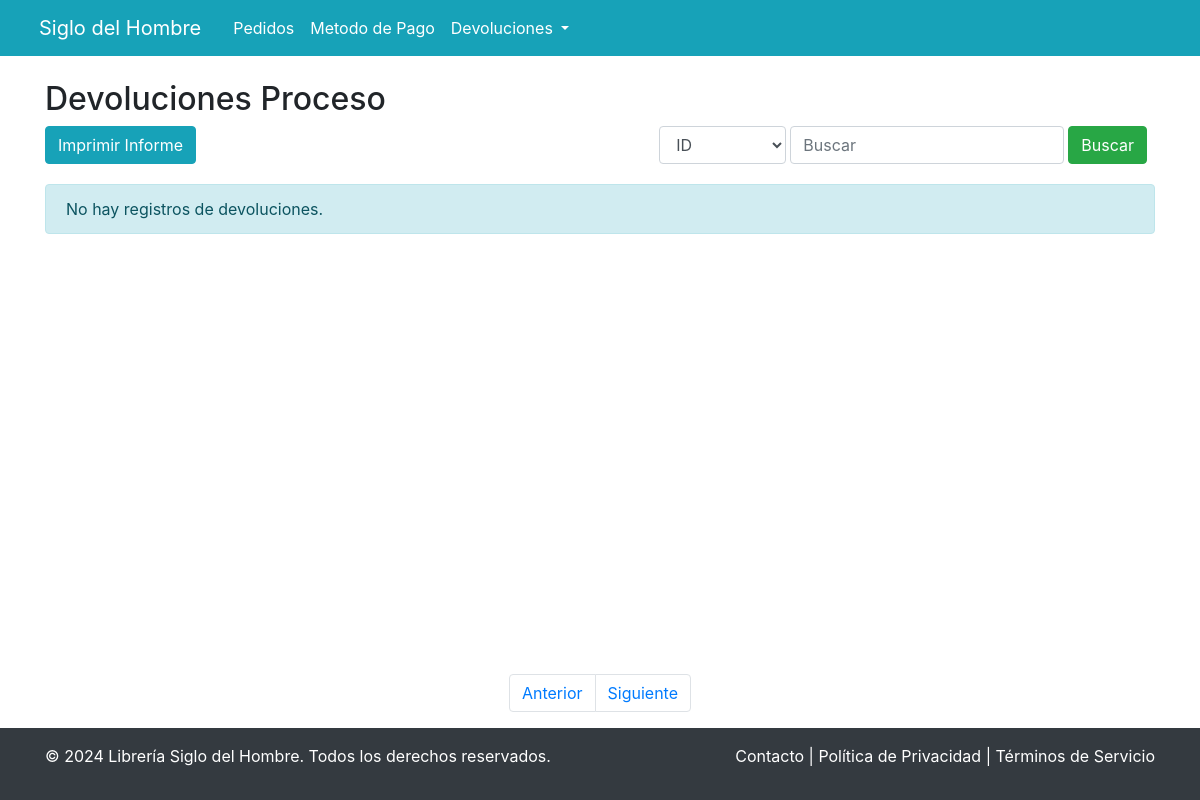
Before: /devolucion/proceso.php with the older database file.
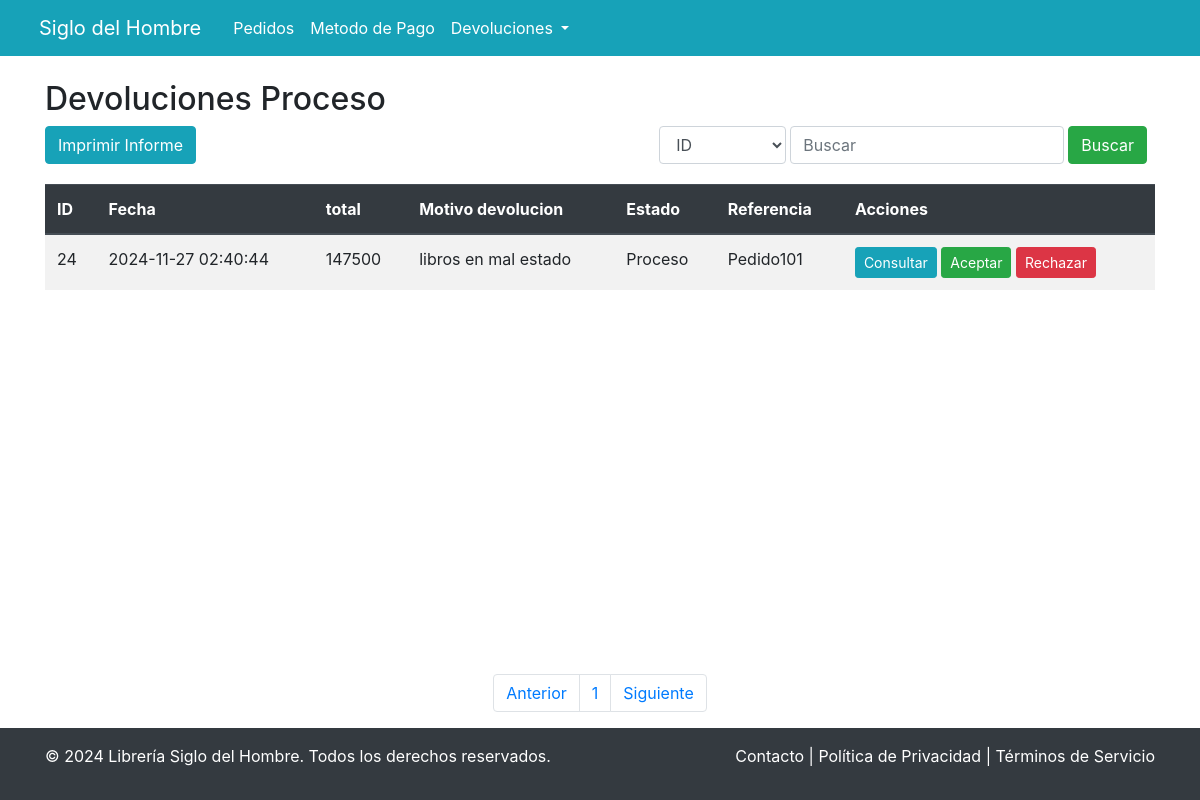
After: the same page with the newer database file.
### tables this page shows
CREATE TABLE `devolucion` (
  `id_devolucion` int(11) NOT NULL,
  `id_pedido` int(11) NOT NULL,
  `motivo` varchar(50) NOT NULL,
  `descripcion` text NOT NULL,
  `estado` varchar(50) NOT NULL,
  `referencia` varchar(50) NOT NULL,
  `fecha` varchar(50) NOT NULL
);

CREATE TABLE `pedido` (
  `id_pedido` int(11) NOT NULL,
  `id_usuario` int(11) NOT NULL,
  `id_metodo_de_pago` int(11) NOT NULL,
  `fecha` varchar(50) NOT NULL,
  `total` int(11) NOT NULL,
  `estado` enum('publicado','cancelado') NOT NULL
);

### devolucion/proceso.php (the view, shortened to what the changed rows need)
<!DOCTYPE html>
<html lang="es">
<head>
    <link href="https://stackpath.bootstrapcdn.com/bootstrap/4.5.2/css/bootstrap.min.css" rel="stylesheet">
    <link href="https://cdnjs.cloudflare.com/ajax/libs/font-awesome/5.15.3/css/all.min.css" rel="stylesheet">
</head>
<body>
    <div class="d-flex flex-column min-vh-100">
        <main class="flex-fill">
            <div class="container mt-4">
                <h2>Devoluciones Proceso</h2>
                <div>
                    <?php
                    require "../conexion.php";
                    if (isset($_GET['page'])){
                        $page = (int) $_GET['page'];
                        $page = (int) ($page - 1) * 10;
                        $sql = "SELECT
                        devolucion.id_devolucion,
                        pedido.fecha,
                        pedido.total,
                        devolucion.motivo,
                        devolucion.estado,
                        devolucion.referencia
                        FROM
                            devolucion
                        INNER JOIN
                            pedido ON devolucion.id_pedido = pedido.id_pedido
                        WHERE devolucion.estado='Proceso'
                        ORDER BY devolucion.id_devolucion
                        DESC
                        LIMIT 10 OFFSET $page";
                    }else{
                        $sql = "SELECT
                        devolucion.id_devolucion,
                        pedido.fecha,
                        pedido.total,
                        devolucion.motivo,
                        devolucion.estado,
                        devolucion.referencia
                        FROM
                            devolucion
                        INNER JOIN
                            pedido ON devolucion.id_pedido = pedido.id_pedido
                        WHERE devolucion.estado='Proceso'
                        ORDER BY devolucion.id_devolucion
                        DESC
                        LIMIT 10";
                    }
                    $result = $mysqli->query($sql);
                    if (!$result) {
                        echo "<div class='alert alert-danger'>Error en la consulta: " . $mysqli->error . "</div>";
                    } else {
                        if ($result->num_rows > 0) {
                            echo '<table class="table table-striped">
                                    <thead class="thead-dark">
                                        <tr>
                                            <th>ID</th>
                                            <th>Fecha</th>
											<th>total</th>
                                            <th>Motivo devolucion</th>
                                            <th>Estado</th>
                                            <th>Referencia</th>
                                            <th>Acciones</th>
                                        </tr>
                                    </thead>
                                    <tbody>';
                            while ($row = $result->fetch_assoc()) {
                                echo '<tr>
                                        <td>' . htmlspecialchars($row["id_devolucion"]) . '</td>
                                        <td>' . htmlspecialchars($row["fecha"]) . '</td>
                                        <td>' . htmlspecialchars($row["total"]) . '</td>
                                        <td>' . htmlspecialchars($row["motivo"]) . '</td>
                                        <td>' . htmlspecialchars($row["estado"]) . '</td>
                                        <td>' . htmlspecialchars($row["referencia"]) . '</td>
                                        <td>
                                            <a href="consultar.devolucion.php?id_devolucion=' . urlencode($row["id_devolucion"]) . '" class="btn btn-info btn-sm">Consultar</a>
                                            <a href="aceptar.devolucion.php?id_devolucion=' . urlencode($row["id_devolucion"]) . '" class="btn btn-success btn-sm">Aceptar</a>
                                            <a href="rechazar.devolucion.php?id_devolucion=' . urlencode($row["id_devolucion"]) . '" class="btn btn-danger btn-sm">Rechazar</a>
                                        </td>
                                    </tr>';
                            }
                            echo '</tbody></table>';
                        } else {
                            echo "<div class='alert alert-info'>No hay registros de devoluciones.</div>";
                        }
                    }
                    ?>
                </div>
            </div>
        </main>
        <nav aria-label="Page navigation example">
            <ul class="pagination justify-content-center">
                <?php
                    $query_total = "SELECT COUNT(id_devolucion) as devoluciones FROM devolucion WHERE devolucion.estado='Proceso'";
                    $result_total = $mysqli->query($query_total);
                    $total_results = $result_total->fetch_assoc();
                    $total_results = (int) $total_results["devoluciones"];
                    $pages = ($total_results / 10);
                    $pages = ceil($pages);
                    for ($i = 1; $i <=$pages; $i++){
                        echo '<li class="page-item">
                                <a class="page-link" href="proceso.php?page=' . urlencode($i) . '">' . htmlspecialchars($i). '</a>
                                </li>';
                    }
                    ?>
            </ul>
        </nav>
    </div>
</body>
</html>

Changed rows visible on the page:
added devolucion: id_devolucion "24", id_pedido.fecha "2024-11-27 02:40:44", id_pedido.total "147500", motivo "libros en mal estado", estado "Proceso", referencia "Pedido101"
Other visible differences:
text no longer shown: "No hay registros de devoluciones."
text now shown: "ID Fecha total Motivo devolucion Estado Referencia Acciones"
new list line: "1"
